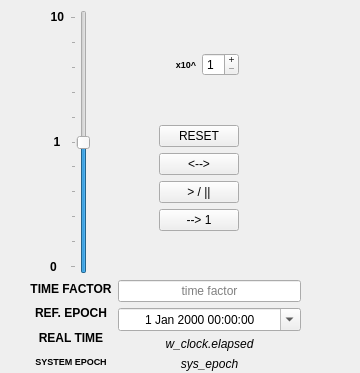
<?xml version="1.0" encoding="UTF-8"?>
<ui version="4.0">
 <class>Form</class>
 <widget class="QWidget" name="Form">
  <property name="geometry">
   <rect>
    <x>0</x>
    <y>0</y>
    <width>360</width>
    <height>373</height>
   </rect>
  </property>
  <property name="windowTitle">
   <string>Form</string>
  </property>
  <widget class="QWidget" name="QVEpochTimer" native="true">
   <property name="geometry">
    <rect>
     <x>30</x>
     <y>10</y>
     <width>271</width>
     <height>361</height>
    </rect>
   </property>
   <layout class="QVBoxLayout" name="verticalLayout_18">
    <item>
     <layout class="QHBoxLayout" name="horizontalLayout_10" stretch="0,0,0,2,0,2">
      <item>
       <spacer name="verticalSpacer_3">
        <property name="orientation">
         <enum>Qt::Vertical</enum>
        </property>
        <property name="sizeHint" stdset="0">
         <size>
          <width>20</width>
          <height>40</height>
         </size>
        </property>
       </spacer>
      </item>
      <item>
       <layout class="QVBoxLayout" name="verticalLayout_19">
        <item>
         <widget class="QLabel" name="tw_max">
          <property name="text">
           <string>&lt;html&gt;&lt;head/&gt;&lt;body&gt;&lt;p&gt;&lt;span style=&quot; font-weight:600;&quot;&gt;10&lt;/span&gt;&lt;/p&gt;&lt;/body&gt;&lt;/html&gt;</string>
          </property>
          <property name="alignment">
           <set>Qt::AlignRight|Qt::AlignTop|Qt::AlignTrailing</set>
          </property>
         </widget>
        </item>
        <item>
         <widget class="QLabel" name="lv_tw_mid_2">
          <property name="text">
           <string>&lt;html&gt;&lt;head/&gt;&lt;body&gt;&lt;p&gt;&lt;span style=&quot; font-weight:600;&quot;&gt;1&lt;/span&gt;&lt;/p&gt;&lt;/body&gt;&lt;/html&gt;</string>
          </property>
          <property name="alignment">
           <set>Qt::AlignCenter</set>
          </property>
         </widget>
        </item>
        <item>
         <widget class="QLabel" name="lv_tw_min_2">
          <property name="text">
           <string>&lt;html&gt;&lt;head/&gt;&lt;body&gt;&lt;p&gt;&lt;span style=&quot; font-weight:600;&quot;&gt;0&lt;/span&gt;&lt;/p&gt;&lt;/body&gt;&lt;/html&gt;</string>
          </property>
          <property name="alignment">
           <set>Qt::AlignBottom|Qt::AlignLeading|Qt::AlignLeft</set>
          </property>
         </widget>
        </item>
       </layout>
      </item>
      <item>
       <widget class="QSlider" name="tw_mant_2">
        <property name="sizePolicy">
         <sizepolicy hsizetype="MinimumExpanding" vsizetype="Expanding">
          <horstretch>0</horstretch>
          <verstretch>0</verstretch>
         </sizepolicy>
        </property>
        <property name="minimum">
         <number>-100</number>
        </property>
        <property name="maximum">
         <number>100</number>
        </property>
        <property name="value">
         <number>0</number>
        </property>
        <property name="tracking">
         <bool>true</bool>
        </property>
        <property name="orientation">
         <enum>Qt::Vertical</enum>
        </property>
        <property name="invertedAppearance">
         <bool>false</bool>
        </property>
        <property name="invertedControls">
         <bool>true</bool>
        </property>
        <property name="tickPosition">
         <enum>QSlider::TicksAbove</enum>
        </property>
        <property name="tickInterval">
         <number>20</number>
        </property>
       </widget>
      </item>
      <item>
       <spacer name="verticalSpacer">
        <property name="orientation">
         <enum>Qt::Vertical</enum>
        </property>
        <property name="sizeHint" stdset="0">
         <size>
          <width>20</width>
          <height>40</height>
         </size>
        </property>
       </spacer>
      </item>
      <item>
       <layout class="QVBoxLayout" name="verticalLayout_20" stretch="0,4">
        <item>
         <layout class="QHBoxLayout" name="horizontalLayout_11" stretch="0,0">
          <item>
           <widget class="QLabel" name="lf_exp_2">
            <property name="text">
             <string>&lt;html&gt;&lt;head/&gt;&lt;body&gt;&lt;p&gt;&lt;span style=&quot; font-size:7pt; font-weight:600;&quot;&gt;x10^&lt;/span&gt;&lt;/p&gt;&lt;/body&gt;&lt;/html&gt;</string>
            </property>
            <property name="alignment">
             <set>Qt::AlignRight|Qt::AlignTrailing|Qt::AlignVCenter</set>
            </property>
            <property name="buddy">
             <cstring></cstring>
            </property>
           </widget>
          </item>
          <item>
           <widget class="QSpinBox" name="twarp_exp_2">
            <property name="buttonSymbols">
             <enum>QAbstractSpinBox::PlusMinus</enum>
            </property>
            <property name="minimum">
             <number>1</number>
            </property>
            <property name="maximum">
             <number>6</number>
            </property>
           </widget>
          </item>
         </layout>
        </item>
        <item>
         <layout class="QVBoxLayout" name="verticalLayout_21" stretch="0,1,0,1">
          <item>
           <widget class="QPushButton" name="twb_stop">
            <property name="sizePolicy">
             <sizepolicy hsizetype="MinimumExpanding" vsizetype="Fixed">
              <horstretch>0</horstretch>
              <verstretch>0</verstretch>
             </sizepolicy>
            </property>
            <property name="text">
             <string>RESET</string>
            </property>
           </widget>
          </item>
          <item>
           <widget class="QPushButton" name="twb_reverse">
            <property name="text">
             <string>&lt;--&gt;</string>
            </property>
           </widget>
          </item>
          <item>
           <widget class="QPushButton" name="twb_play_pause">
            <property name="text">
             <string>&gt; / ||</string>
            </property>
           </widget>
          </item>
          <item>
           <widget class="QPushButton" name="twb_realtime">
            <property name="text">
             <string>--&gt; 1</string>
            </property>
           </widget>
          </item>
         </layout>
        </item>
       </layout>
      </item>
      <item>
       <spacer name="verticalSpacer_2">
        <property name="orientation">
         <enum>Qt::Vertical</enum>
        </property>
        <property name="sizeHint" stdset="0">
         <size>
          <width>20</width>
          <height>40</height>
         </size>
        </property>
       </spacer>
      </item>
     </layout>
    </item>
    <item>
     <layout class="QFormLayout" name="formLayout_2">
      <item row="0" column="0">
       <layout class="QVBoxLayout" name="verticalLayout_22">
        <item>
         <widget class="QLabel" name="lf_time_warp_2">
          <property name="text">
           <string>&lt;html&gt;&lt;head/&gt;&lt;body&gt;&lt;p&gt;&lt;span style=&quot; font-weight:600;&quot;&gt;TIME FACTOR&lt;/span&gt;&lt;/p&gt;&lt;/body&gt;&lt;/html&gt;</string>
          </property>
          <property name="alignment">
           <set>Qt::AlignCenter</set>
          </property>
         </widget>
        </item>
        <item>
         <widget class="QLabel" name="lf_ref_epoch_2">
          <property name="text">
           <string>&lt;html&gt;&lt;head/&gt;&lt;body&gt;&lt;p&gt;&lt;span style=&quot; font-weight:600;&quot;&gt;REF. EPOCH&lt;/span&gt;&lt;/p&gt;&lt;/body&gt;&lt;/html&gt;</string>
          </property>
          <property name="alignment">
           <set>Qt::AlignCenter</set>
          </property>
         </widget>
        </item>
        <item>
         <widget class="QLabel" name="lf_elapsed_2">
          <property name="text">
           <string>&lt;html&gt;&lt;head/&gt;&lt;body&gt;&lt;p&gt;&lt;span style=&quot; font-weight:600;&quot;&gt;REAL TIME&lt;/span&gt;&lt;/p&gt;&lt;/body&gt;&lt;/html&gt;</string>
          </property>
          <property name="alignment">
           <set>Qt::AlignCenter</set>
          </property>
         </widget>
        </item>
        <item>
         <widget class="QLabel" name="lf_sys_epoch_2">
          <property name="text">
           <string>&lt;html&gt;&lt;head/&gt;&lt;body&gt;&lt;p&gt;&lt;span style=&quot; font-size:7pt; font-weight:600;&quot;&gt;SYSTEM EPOCH&lt;/span&gt;&lt;/p&gt;&lt;/body&gt;&lt;/html&gt;</string>
          </property>
          <property name="textFormat">
           <enum>Qt::AutoText</enum>
          </property>
          <property name="alignment">
           <set>Qt::AlignCenter</set>
          </property>
         </widget>
        </item>
       </layout>
      </item>
      <item row="0" column="1">
       <layout class="QVBoxLayout" name="verticalLayout_23">
        <item>
         <widget class="QLineEdit" name="twarp_val">
          <property name="alignment">
           <set>Qt::AlignCenter</set>
          </property>
          <property name="placeholderText">
           <string>time factor</string>
          </property>
         </widget>
        </item>
        <item>
         <widget class="QDateTimeEdit" name="tw_ref_epoch">
          <property name="alignment">
           <set>Qt::AlignCenter</set>
          </property>
          <property name="calendarPopup">
           <bool>true</bool>
          </property>
          <property name="timeSpec">
           <enum>Qt::UTC</enum>
          </property>
         </widget>
        </item>
        <item>
         <widget class="QLabel" name="tw_elapsed">
          <property name="text">
           <string>&lt;html&gt;&lt;head/&gt;&lt;body&gt;&lt;p&gt;&lt;span style=&quot; font-style:italic;&quot;&gt;w_clock.elapsed&lt;/span&gt;&lt;/p&gt;&lt;/body&gt;&lt;/html&gt;</string>
          </property>
          <property name="alignment">
           <set>Qt::AlignCenter</set>
          </property>
         </widget>
        </item>
        <item>
         <widget class="QLabel" name="tw_sys_epoch">
          <property name="text">
           <string>&lt;html&gt;&lt;head/&gt;&lt;body&gt;&lt;p&gt;&lt;span style=&quot; font-style:italic;&quot;&gt;sys_epoch&lt;/span&gt;&lt;/p&gt;&lt;/body&gt;&lt;/html&gt;</string>
          </property>
          <property name="alignment">
           <set>Qt::AlignCenter</set>
          </property>
         </widget>
        </item>
       </layout>
      </item>
     </layout>
    </item>
   </layout>
  </widget>
 </widget>
 <resources/>
 <connections/>
</ui>
